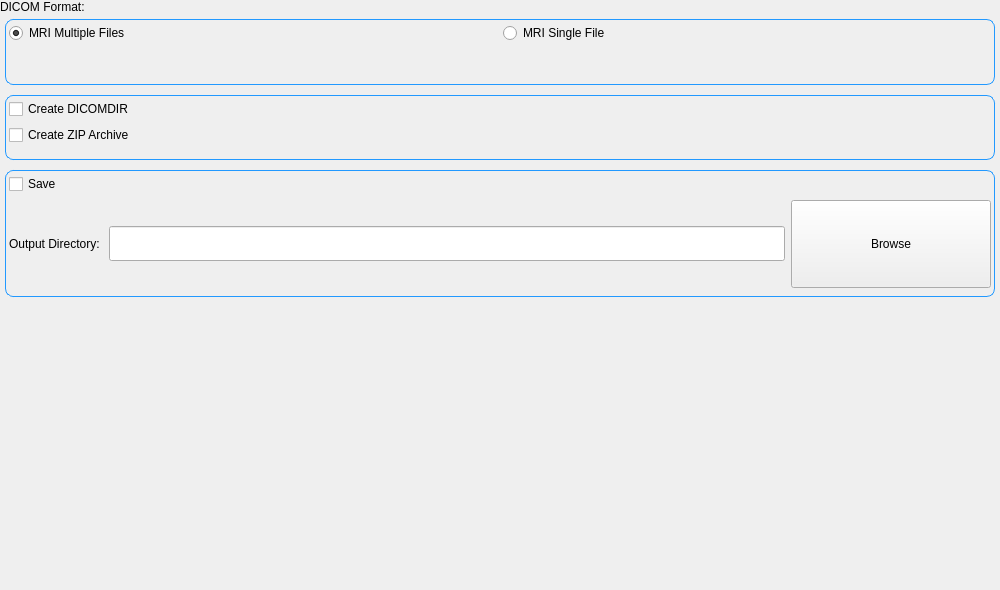
<?xml version="1.0" encoding="UTF-8"?>
<ui version="4.0">
 <class>dicomifier::ihm::GenerationFrame</class>
 <widget class="QWidget" name="dicomifier::ihm::GenerationFrame">
  <property name="geometry">
   <rect>
    <x>0</x>
    <y>0</y>
    <width>1000</width>
    <height>590</height>
   </rect>
  </property>
  <property name="sizePolicy">
   <sizepolicy hsizetype="Expanding" vsizetype="Expanding">
    <horstretch>0</horstretch>
    <verstretch>0</verstretch>
   </sizepolicy>
  </property>
  <property name="minimumSize">
   <size>
    <width>1000</width>
    <height>590</height>
   </size>
  </property>
  <property name="windowTitle">
   <string>Form</string>
  </property>
  <layout class="QGridLayout" name="gridLayout">
   <property name="leftMargin">
    <number>0</number>
   </property>
   <property name="topMargin">
    <number>0</number>
   </property>
   <property name="rightMargin">
    <number>0</number>
   </property>
   <property name="bottomMargin">
    <number>0</number>
   </property>
   <property name="spacing">
    <number>0</number>
   </property>
   <item row="1" column="0">
    <widget class="QWidget" name="widget" native="true">
     <property name="sizePolicy">
      <sizepolicy hsizetype="Expanding" vsizetype="Expanding">
       <horstretch>0</horstretch>
       <verstretch>0</verstretch>
      </sizepolicy>
     </property>
     <property name="styleSheet">
      <string notr="true">QWidget#widget_2
{
    border-radius: 8px;
    border: 1px solid #2299FF;
	margin: 5px;
}
QWidget#widget_3
{
    border-radius: 8px;
    border: 1px solid #2299FF;
	margin: 5px;
}
QWidget#widget_4
{
    border-radius: 8px;
    border: 1px solid #2299FF;
	margin: 5px;
}</string>
     </property>
     <layout class="QGridLayout" name="gridLayout_2">
      <property name="leftMargin">
       <number>0</number>
      </property>
      <property name="topMargin">
       <number>0</number>
      </property>
      <property name="rightMargin">
       <number>0</number>
      </property>
      <property name="bottomMargin">
       <number>0</number>
      </property>
      <property name="spacing">
       <number>0</number>
      </property>
      <item row="0" column="0">
       <widget class="QWidget" name="widget_2" native="true">
        <layout class="QGridLayout" name="gridLayout_4">
         <item row="0" column="0">
          <widget class="QRadioButton" name="radioButton">
           <property name="text">
            <string>MRI Multiple Files</string>
           </property>
           <property name="checked">
            <bool>true</bool>
           </property>
          </widget>
         </item>
         <item row="0" column="1">
          <widget class="QRadioButton" name="radioButton_2">
           <property name="text">
            <string>MRI Single File</string>
           </property>
          </widget>
         </item>
         <item row="1" column="0" colspan="2">
          <spacer name="verticalSpacer">
           <property name="orientation">
            <enum>Qt::Vertical</enum>
           </property>
           <property name="sizeHint" stdset="0">
            <size>
             <width>20</width>
             <height>5</height>
            </size>
           </property>
          </spacer>
         </item>
        </layout>
        <zorder>widget</zorder>
        <zorder>radioButton</zorder>
        <zorder>radioButton_2</zorder>
        <zorder>verticalSpacer</zorder>
       </widget>
      </item>
      <item row="1" column="0">
       <widget class="QWidget" name="widget_3" native="true">
        <layout class="QVBoxLayout" name="verticalLayout">
         <item>
          <widget class="QCheckBox" name="checkBox_2">
           <property name="text">
            <string>Create DICOMDIR</string>
           </property>
          </widget>
         </item>
         <item>
          <widget class="QCheckBox" name="checkBox_3">
           <property name="text">
            <string>Create ZIP Archive</string>
           </property>
          </widget>
         </item>
         <item>
          <spacer name="verticalSpacer_2">
           <property name="orientation">
            <enum>Qt::Vertical</enum>
           </property>
           <property name="sizeHint" stdset="0">
            <size>
             <width>20</width>
             <height>5</height>
            </size>
           </property>
          </spacer>
         </item>
        </layout>
       </widget>
      </item>
      <item row="2" column="0">
       <widget class="QWidget" name="widget_4" native="true">
        <layout class="QGridLayout" name="gridLayout_3">
         <item row="1" column="0">
          <widget class="QLabel" name="label_2">
           <property name="text">
            <string>Output Directory: </string>
           </property>
          </widget>
         </item>
         <item row="1" column="2">
          <widget class="QPushButton" name="pushButton">
           <property name="minimumSize">
            <size>
             <width>200</width>
             <height>88</height>
            </size>
           </property>
           <property name="maximumSize">
            <size>
             <width>200</width>
             <height>16777215</height>
            </size>
           </property>
           <property name="text">
            <string>Browse</string>
           </property>
          </widget>
         </item>
         <item row="1" column="1">
          <widget class="QLineEdit" name="lineEdit">
           <property name="minimumSize">
            <size>
             <width>0</width>
             <height>35</height>
            </size>
           </property>
          </widget>
         </item>
         <item row="2" column="0" colspan="3">
          <spacer name="verticalSpacer_3">
           <property name="orientation">
            <enum>Qt::Vertical</enum>
           </property>
           <property name="sizeHint" stdset="0">
            <size>
             <width>20</width>
             <height>5</height>
            </size>
           </property>
          </spacer>
         </item>
         <item row="0" column="0">
          <widget class="QCheckBox" name="checkBox">
           <property name="text">
            <string>Save</string>
           </property>
          </widget>
         </item>
        </layout>
       </widget>
      </item>
     </layout>
    </widget>
   </item>
   <item row="0" column="0" alignment="Qt::AlignTop">
    <widget class="QLabel" name="label">
     <property name="sizePolicy">
      <sizepolicy hsizetype="Preferred" vsizetype="Preferred">
       <horstretch>0</horstretch>
       <verstretch>0</verstretch>
      </sizepolicy>
     </property>
     <property name="styleSheet">
      <string notr="true"/>
     </property>
     <property name="text">
      <string>DICOM Format:</string>
     </property>
    </widget>
   </item>
   <item row="2" column="0">
    <spacer name="verticalSpacer_4">
     <property name="orientation">
      <enum>Qt::Vertical</enum>
     </property>
     <property name="sizeHint" stdset="0">
      <size>
       <width>20</width>
       <height>40</height>
      </size>
     </property>
    </spacer>
   </item>
  </layout>
 </widget>
 <resources/>
 <connections/>
</ui>
